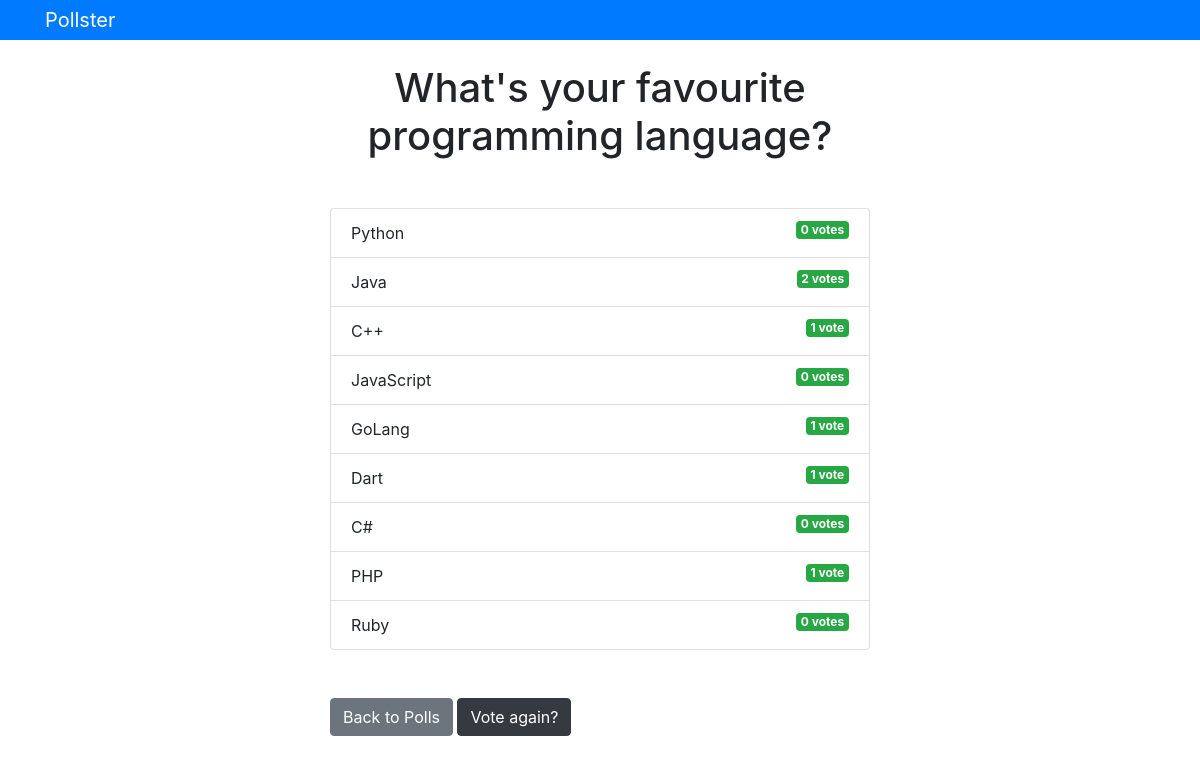
Page /polls/1/results/ on the committed database.
### polls/models.py (models this page shows, shortened)
class Question(models.Model):
    question_text = models.CharField(max_length=200)
    pub_date = models.DateTimeField('published on')

class Choice(models.Model):
    question = models.ForeignKey(Question, on_delete=models.CASCADE)
    choice_text = models.CharField(max_length=200)
    votes = models.IntegerField(default=0)

### polls/views.py (the view)
# urls.py: path('<int:question_id>/results/', views.result, name='results'),
def result(request, question_id):
    question = get_object_or_404(Question, pk=question_id)
    return render(request, 'polls/results.html', {'question': question})

### templates/polls/results.html
{% extends 'base.html' %}
{% block content %}
<h1 class="mb-5 text-center">{{ question.question_text }}</h1>
<ul class="list-group mb-5">
    {% for choice in question.choice_set.all %}
    <li class="list-group-item">
        {{ choice.choice_text }}
        <span class="badge badge-success float-right">
            {{ choice.votes }} vote{{ choice.votes|pluralize }}
        </span>
    </li>
    {% endfor %}
</ul>
<a href="{% url 'polls:index' %}" class="btn btn-secondary">Back to Polls</a>
<a href="{% url 'polls:detail' question.id %}" class="btn btn-dark">Vote again?</a>
{% endblock content %}

### rows in the picture
Question: question_text "What's your favourite programming language?"
Choice: choice_text "Python", votes "0"
Choice: choice_text "Java", votes "2"
Choice: choice_text "C++", votes "1"
Choice: choice_text "JavaScript", votes "0"
Choice: choice_text "GoLang", votes "1"
Choice: choice_text "Dart", votes "1"
Choice: choice_text "C#", votes "0"
Choice: choice_text "PHP", votes "1"
Choice: choice_text "Ruby", votes "0"
